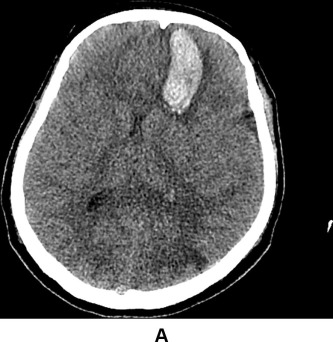
#> input picture Notebooks_for_filters_Sobel_PCA/image.jpg, 333 x 342 px
$ jupyter execute Median.ipynb
#> lines starting #> are read from the running program, lines starting #| are printed output that depends on the picture
# **Median filter**

### *Definition*

Median filtering is a common digital image processing technique used to reduce noise while preserving the edges and details of an image. It operates by replacing each pixel’s value with the median value of the intensity levels in a local neighborhood around that pixel.

### *How the algorithm works?*

The median filter considers each pixel in the image in turn and looks at its nearby neighbors to decide whether or not it is representative of its surroundings. Then it replaces the pixel value with the median of neighboring pixel values. The median is calculated by first sorting all the pixel values from the surrounding neighborhood into numerical order and then replacing the pixel being considered with the middle pixel value. (If the neighborhood under consideration contains an even number of pixels, the average of the two middle pixel values is used.)

<div style="text-align:center;">

</div>

### *Advantages of the algorithm*

By calculating the median value of a neighborhood rather than the mean one, the median filter has two main advantages over the mean filter:

• the median is a more robust average than the mean and so a single very
unrepresentative pixel in a neighborhood will not affect the median value significantly;

• since the median value must actually be the value of one of the pixels in the neigh- borhood, the median filter does not create new unrealistic pixel values when the filter straddles an edge. For this reason the median filter is much better at preserving sharp edges than the mean filter.

### *Mathematical representation*

$$G(x,y)=median(I(j, i)|j=x-n,...,x+n, i = y-n, ..., y+n)$$

Where:
- $i$ is for row index;
- $j$ if for column index;
- $n$ for number of pixel from center of filter to the edge;
- $I$ for matrix from image;
- $G$ for matrix from resulting image;

### **Implementation**

### **Step 1:** import libraries and load an image

[cell 1]
import numpy as np
import matplotlib.pyplot as plt
import cv2 as cv

[cell 2]
photo = cv.imread('image.jpg')
#> photo is the input picture: shape (342, 333, 3); min 0, max 255, mean 91.6

plt.figure(figsize=(8, 6))
plt.imshow(photo)
plt.title('Original')
plt.axis('off')
plt.show()

### **Step 2**: implement an algorithm using built-in functions

[cell 3]
# Built-in function

gaussian = cv.GaussianBlur(photo, (3, 3), 0)
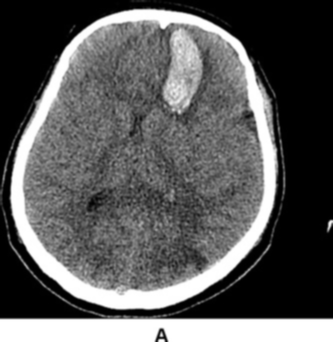
#> gaussian: shape (342, 333, 3); min 0, max 255, mean 91.7

plt.figure(figsize=(8, 6))
plt.imshow(photo)
plt.title('Median Filter')
plt.axis('off')
plt.show()

### **Step 3:** implement an algorithm manually

[cell 4]
# Custom Median Filter

def filter_median(img, kernel_size=3):

    # Pad the image with zeros
#> called with kernel_size = 3
    padded_img = np.pad(img, ((kernel_size//2, kernel_size//2), (kernel_size//2, kernel_size//2)), mode='constant')
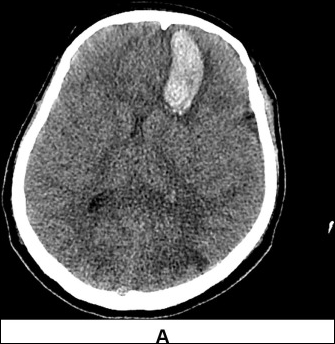
#> padded_img: shape (344, 335); min 0, max 255, mean 90.5

    # Create an empty result array
    result = np.zeros_like(img)

    # Apply median filter
    for i in range(img.shape[0]):
        for j in range(img.shape[1]):
            # Extract the neighborhood
            neighborhood = padded_img[i:i+kernel_size, j:j+kernel_size]
            # Compute median and assign it to the result
            result[i, j] = np.median(neighborhood)
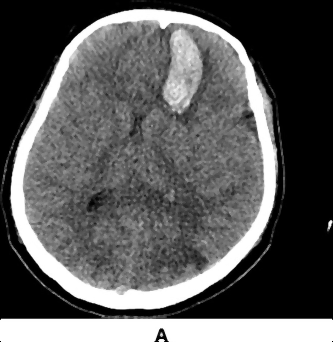
#> result: shape (342, 333); min 0, max 255, mean 91.3

    return result

# Load the image
photo = cv.imread('image.jpg', cv.IMREAD_GRAYSCALE)

kernel_size = 3

blurred_image_custom = filter_median(photo, kernel_size)

plt.figure(figsize=(8, 6))
plt.imshow(blurred_image_custom, cmap='gray')
plt.title('Custom Median Filter')
plt.axis('off')
plt.show()
